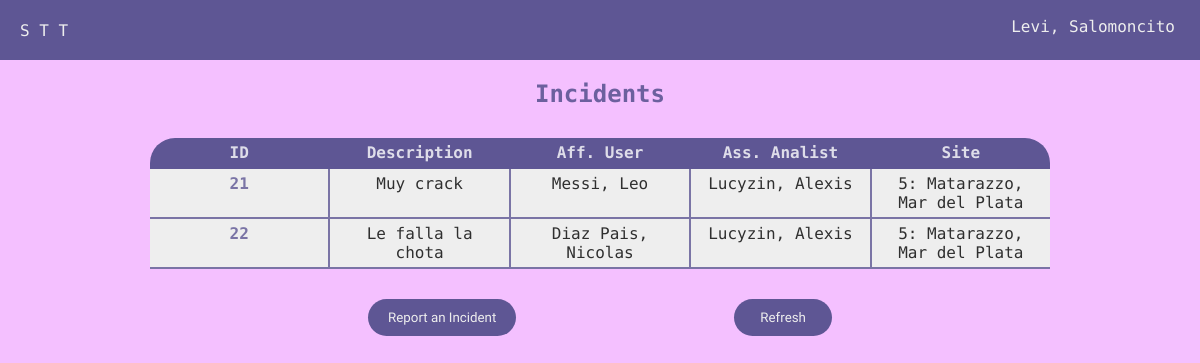
Page /incidents on the committed database.
### home/models.py (models this page shows, shortened)
class Administrador(models.Model):
    name = models.CharField(max_length=50)
    lastn = models.CharField(max_length=50)
    username = models.CharField(max_length = 50)
    password = models.CharField(max_length=50)
    active = models.BooleanField(default=False)

class Incident(models.Model):
    analista = models.ForeignKey(Analist, on_delete=models.CASCADE)
    usuario = models.ForeignKey(Usuario, on_delete=models.CASCADE)
    planta = models.ForeignKey(Planta, on_delete=models.CASCADE)
    desc = models.CharField(max_length=100, default="Incident description")

class Usuario(models.Model):
    name = models.CharField(max_length=50)
    lastn = models.CharField(max_length=50)
    sector = models.CharField(max_length=50)
    costCenter = models.PositiveBigIntegerField()

class Analist(models.Model):
    name = models.CharField(max_length=50)
    lastn = models.CharField(max_length=50)
    sector = models.CharField(max_length=50, default='Sistemas')

class Planta(models.Model):
    plantaName = models.CharField(max_length=50)
    plantaLocation = models.CharField(max_length=50)
    def __str__(self):
        planta = str(self.id) + ': ' + self.plantaName + ', ' + self.plantaLocation
        return planta

### home/views.py (the view)
# urls.py: path('incidents', views.IncidentView.as_view(), name='incidents'),
class IncidentView(View):
    template_name = 'incidents.html'
    def get(self, *args, **kwargs):
        active_admin = getActiveAdmin()
        context = {}
        incidentes = Incident.objects.all()
        administradores = Administrador.objects.all()
        context['incidentes'] = incidentes
        context['administradores'] = administradores
        context['active_admin'] = active_admin
        return render(self.request, self.template_name, context)

### home/views.py (called while the page is built)
def getActiveAdmin():
    for admin in Administrador.objects.all():
        if admin.active == True:
            active_admin = admin
            return active_admin
    return Administrador()

### templates/incidents.html (shortened to what this page needs)
{% extends "base.html" %}
{%block nav_list%}
  {% if active_admin.active != False %}
    <li><a href="admin-page">{{active_admin.lastn}}, {{active_admin.name}}</a></li>
  {% else %}
   <li><a href="login-form">Log In</a></li>
   <li><a href="signup-form">Sign Up</a></li>
  {% endif %}
{% endblock%}
{% block content %}
<h2 class="h2">Incidents</h2>
<article class="container-objects">
  {% if incidentes.count == 0%}
  <h3 class="h2">No Incidents</h3>
  {% else %}
  <section class="container-objects__ticket">
    <div class="row">
      <div class="column">ID</div>
      <div class="column">Description</div>
      <div class="column">Aff. User</div>
      <div class="column">Ass. Analist</div>
      <div class="column">Site</div>
    </div>
    {% for incident in incidentes %}
    <div class="row">
      <div class="column incident__id">
        {{incident.id}}
      </div>
      <div class="column">
        {{incident.desc}}
      </div>
      <div class="column">
        {{incident.usuario.lastn}}, {{incident.usuario.name}}
      </div>
      <div class="column">
        {{incident.analista.lastn}}, {{incident.analista.name}}
      </div>
      <div class="column">
        {{incident.planta}}
      </div>
    </div>
    {% endfor %}
    {% endif %}
  </section>
    <section class="container-objects__btn">
      <button class="btn create-ticket-btn"><a href="create-ticket" id="create-ticket-a">Report an Incident</a></button>
      <button class="btn"><a href="">Refresh</a></button>
    </section>
</article>
{% endblock %}

### static/css/cssindex.css (style rules this page uses)
html, body { margin: 0; padding: 0; }
body { font-family: 'Red Hat Mono', monospace; font-size: 16px; background-color: #f4c0ff; }
.container-objects { display: flex; justify-content: center; flex-direction: column; margin: 30px 150px 0 150px; }
.row { text-align: center; display: flex; justify-content: space-between; height: max-content; background-color: #EEE; }
.row:first-child { font-weight: bold; text-align: center; background-color: #5E5694; color: #FFF; border-bottom: none; border-radius: 25px 25px 0 0 ; }
.column { width: 100%; padding: 5px 10px; border-right: 2px solid #5E5694; border-bottom: 2px solid #5E5694; opacity: .8; }
.column:last-child { border-right: none; }
.incident__id { font-weight: bold; color: #5E5694; }
.navbar ul li { display: inline-block; margin-right: 20px; vertical-align: center; }
.navbar ul li:last-child { margin-right: 0; }
.navbar ul li { height: inherit; }
.navbar ul li a { text-decoration: none; color: #EEE; display: block; padding: 17px 5px 0 5px; height: calc(100% - 17px); transition: background-color .2s, color .2s; }
.h2 { text-align: center; color: #5E5694; opacity: .9; }
.container-objects__btn { display: flex; justify-content: space-evenly; margin: 30px 0; }
.btn a { text-decoration: none; color: #EEE; }
.btn { cursor: pointer; border: none; border-radius: 9999px; background-color: #5E5694; color: #EEE; font-family: 'Varela Round', monospace; transition: opacity .2s; }
.btn a { padding: 10px 20px; display: block; }
.create-ticket-btn { padding: 0; }
#create-ticket-a { padding: 10px 20px; }

### rows in the picture
Administrador: lastn "Levi", name "Salomoncito"
Incident: id "21", desc "Muy crack", usuario.lastn "Messi", usuario.name "Leo", analista.lastn "Lucyzin", analista.name "Alexis", planta "5: Matarazzo, Mar del Plata"
Incident: id "22", desc "Le falla la chota", usuario.lastn "Diaz Pais", usuario.name "Nicolas", analista.lastn "Lucyzin", analista.name "Alexis", planta "5: Matarazzo, Mar del Plata"
